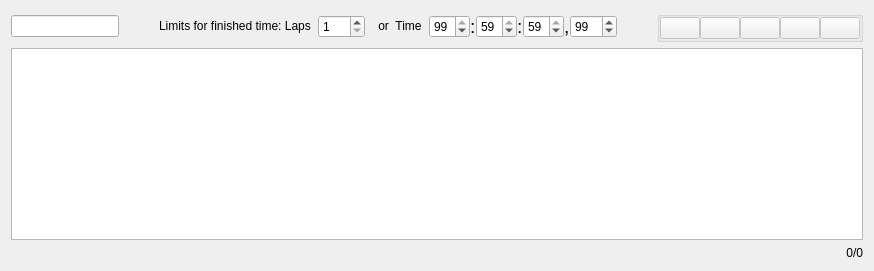
      <widget class="QWidget" name="tabRaceInfo">
       <attribute name="title">
        <string>Race Info</string>
       </attribute>
       <layout class="QGridLayout" name="gridLayout_6">
        <property name="horizontalSpacing">
         <number>0</number>
        </property>
        <item row="2" column="1">
         <widget class="QPushButton" name="RaceInfoFilterClear">
          <property name="sizePolicy">
           <sizepolicy hsizetype="Fixed" vsizetype="Fixed">
            <horstretch>0</horstretch>
            <verstretch>0</verstretch>
           </sizepolicy>
          </property>
          <property name="text">
           <string/>
          </property>
          <property name="icon">
           <iconset>
            <normaloff>gui/icons/mail-delete.png</normaloff>gui/icons/mail-delete.png</iconset>
          </property>
          <property name="autoRepeat">
           <bool>false</bool>
          </property>
          <property name="flat">
           <bool>true</bool>
          </property>
         </widget>
        </item>
        <item row="2" column="14">
         <widget class="QGroupBox" name="groupBox_7">
          <property name="sizePolicy">
           <sizepolicy hsizetype="Fixed" vsizetype="Preferred">
            <horstretch>0</horstretch>
            <verstretch>0</verstretch>
           </sizepolicy>
          </property>
          <property name="title">
           <string/>
          </property>
          <layout class="QHBoxLayout" name="horizontalLayout_11">
           <property name="spacing">
            <number>0</number>
           </property>
           <property name="margin">
            <number>0</number>
           </property>
           <item>
            <widget class="QPushButton" name="RaceInfoAdd">
             <property name="enabled">
              <bool>false</bool>
             </property>
             <property name="sizePolicy">
              <sizepolicy hsizetype="Fixed" vsizetype="Fixed">
               <horstretch>0</horstretch>
               <verstretch>0</verstretch>
              </sizepolicy>
             </property>
             <property name="text">
              <string/>
             </property>
             <property name="icon">
              <iconset>
               <normaloff>gui/icons/list-add.png</normaloff>gui/icons/list-add.png</iconset>
             </property>
             <property name="iconSize">
              <size>
               <width>24</width>
               <height>24</height>
              </size>
             </property>
             <property name="autoDefault">
              <bool>false</bool>
             </property>
             <property name="default">
              <bool>false</bool>
             </property>
            </widget>
           </item>
           <item>
            <widget class="QPushButton" name="RaceInfoRemove">
             <property name="enabled">
              <bool>false</bool>
             </property>
             <property name="sizePolicy">
              <sizepolicy hsizetype="Fixed" vsizetype="Fixed">
               <horstretch>0</horstretch>
               <verstretch>0</verstretch>
              </sizepolicy>
             </property>
             <property name="text">
              <string/>
             </property>
             <property name="icon">
              <iconset>
               <normaloff>gui/icons/list-remove.png</normaloff>gui/icons/list-remove.png</iconset>
             </property>
             <property name="iconSize">
              <size>
               <width>24</width>
               <height>24</height>
              </size>
             </property>
            </widget>
           </item>
           <item>
            <widget class="QPushButton" name="RaceInfoImport">
             <property name="enabled">
              <bool>false</bool>
             </property>
             <property name="sizePolicy">
              <sizepolicy hsizetype="Fixed" vsizetype="Fixed">
               <horstretch>0</horstretch>
               <verstretch>0</verstretch>
              </sizepolicy>
             </property>
             <property name="text">
              <string/>
             </property>
             <property name="icon">
              <iconset>
               <normaloff>gui/icons/import.png</normaloff>gui/icons/import.png</iconset>
             </property>
             <property name="iconSize">
              <size>
               <width>24</width>
               <height>24</height>
              </size>
             </property>
            </widget>
           </item>
           <item>
            <widget class="QPushButton" name="RaceInfoExport">
             <property name="enabled">
              <bool>false</bool>
             </property>
             <property name="sizePolicy">
              <sizepolicy hsizetype="Fixed" vsizetype="Fixed">
               <horstretch>0</horstretch>
               <verstretch>0</verstretch>
              </sizepolicy>
             </property>
             <property name="text">
              <string/>
             </property>
             <property name="icon">
              <iconset>
               <normaloff>gui/icons/export.png</normaloff>gui/icons/export.png</iconset>
             </property>
             <property name="iconSize">
              <size>
               <width>24</width>
               <height>24</height>
              </size>
             </property>
            </widget>
           </item>
           <item>
            <widget class="QPushButton" name="RaceInfoDelete">
             <property name="enabled">
              <bool>false</bool>
             </property>
             <property name="sizePolicy">
              <sizepolicy hsizetype="Fixed" vsizetype="Fixed">
               <horstretch>0</horstretch>
               <verstretch>0</verstretch>
              </sizepolicy>
             </property>
             <property name="text">
              <string/>
             </property>
             <property name="icon">
              <iconset>
               <normaloff>gui/icons/emptytrash.png</normaloff>gui/icons/emptytrash.png</iconset>
             </property>
             <property name="iconSize">
              <size>
               <width>24</width>
               <height>24</height>
              </size>
             </property>
            </widget>
           </item>
          </layout>
         </widget>
        </item>
        <item row="3" column="0" colspan="15">
         <widget class="QTreeView" name="RaceInfoProxyView">
          <property name="sizePolicy">
           <sizepolicy hsizetype="Expanding" vsizetype="Expanding">
            <horstretch>3</horstretch>
            <verstretch>0</verstretch>
           </sizepolicy>
          </property>
         </widget>
        </item>
        <item row="4" column="14">
         <widget class="QLabel" name="RaceInfoCounter">
          <property name="text">
           <string>0/0</string>
          </property>
          <property name="alignment">
           <set>Qt::AlignRight|Qt::AlignTrailing|Qt::AlignVCenter</set>
          </property>
         </widget>
        </item>
        <item row="2" column="0">
         <widget class="QLineEdit" name="RaceInfoFilterLineEdit">
          <property name="sizePolicy">
           <sizepolicy hsizetype="Fixed" vsizetype="Fixed">
            <horstretch>0</horstretch>
            <verstretch>0</verstretch>
           </sizepolicy>
          </property>
         </widget>
        </item>
        <item row="2" column="4">
         <widget class="QSpinBox" name="spinLimitLaps">
          <property name="sizePolicy">
           <sizepolicy hsizetype="Fixed" vsizetype="Fixed">
            <horstretch>0</horstretch>
            <verstretch>0</verstretch>
           </sizepolicy>
          </property>
          <property name="minimum">
           <number>1</number>
          </property>
          <property name="maximum">
           <number>999</number>
          </property>
         </widget>
        </item>
        <item row="2" column="3">
         <widget class="QLabel" name="label_58">
          <property name="sizePolicy">
           <sizepolicy hsizetype="Fixed" vsizetype="Fixed">
            <horstretch>0</horstretch>
            <verstretch>0</verstretch>
           </sizepolicy>
          </property>
          <property name="text">
           <string>Limits for finished time: Laps  </string>
          </property>
         </widget>
        </item>
        <item row="2" column="5">
         <widget class="QLabel" name="label_59">
          <property name="sizePolicy">
           <sizepolicy hsizetype="Fixed" vsizetype="Fixed">
            <horstretch>0</horstretch>
            <verstretch>0</verstretch>
           </sizepolicy>
          </property>
          <property name="text">
           <string>    or  Time  </string>
          </property>
         </widget>
        </item>
        <item row="2" column="13">
         <widget class="QLabel" name="label_60">
          <property name="sizePolicy">
           <sizepolicy hsizetype="Fixed" vsizetype="Fixed">
            <horstretch>0</horstretch>
            <verstretch>0</verstretch>
           </sizepolicy>
          </property>
          <property name="minimumSize">
           <size>
            <width>40</width>
            <height>0</height>
           </size>
          </property>
          <property name="text">
           <string/>
          </property>
         </widget>
        </item>
        <item row="2" column="6">
         <widget class="QSpinBox" name="spinLimitTimeHours">
          <property name="sizePolicy">
           <sizepolicy hsizetype="Fixed" vsizetype="Fixed">
            <horstretch>0</horstretch>
            <verstretch>0</verstretch>
           </sizepolicy>
          </property>
          <property name="value">
           <number>99</number>
          </property>
         </widget>
        </item>
        <item row="2" column="8">
         <widget class="QSpinBox" name="spinLimitTimeMinutes">
          <property name="sizePolicy">
           <sizepolicy hsizetype="Fixed" vsizetype="Fixed">
            <horstretch>0</horstretch>
            <verstretch>0</verstretch>
           </sizepolicy>
          </property>
          <property name="maximum">
           <number>59</number>
          </property>
          <property name="value">
           <number>59</number>
          </property>
         </widget>
        </item>
        <item row="2" column="10">
         <widget class="QSpinBox" name="spinLimitTimeSeconds">
          <property name="sizePolicy">
           <sizepolicy hsizetype="Fixed" vsizetype="Fixed">
            <horstretch>0</horstretch>
            <verstretch>0</verstretch>
           </sizepolicy>
          </property>
          <property name="maximum">
           <number>59</number>
          </property>
          <property name="value">
           <number>59</number>
          </property>
         </widget>
        </item>
        <item row="2" column="12">
         <widget class="QSpinBox" name="spinLimitTimeMiliseconds">
          <property name="sizePolicy">
           <sizepolicy hsizetype="Fixed" vsizetype="Fixed">
            <horstretch>0</horstretch>
            <verstretch>0</verstretch>
           </sizepolicy>
          </property>
          <property name="maximum">
           <number>999</number>
          </property>
          <property name="value">
           <number>99</number>
          </property>
         </widget>
        </item>
        <item row="2" column="7">
         <widget class="QLabel" name="label_61">
          <property name="sizePolicy">
           <sizepolicy hsizetype="Fixed" vsizetype="Preferred">
            <horstretch>0</horstretch>
            <verstretch>0</verstretch>
           </sizepolicy>
          </property>
          <property name="font">
           <font>
            <pointsize>14</pointsize>
           </font>
          </property>
          <property name="text">
           <string>:</string>
          </property>
         </widget>
        </item>
        <item row="2" column="9">
         <widget class="QLabel" name="label_62">
          <property name="sizePolicy">
           <sizepolicy hsizetype="Fixed" vsizetype="Preferred">
            <horstretch>0</horstretch>
            <verstretch>0</verstretch>
           </sizepolicy>
          </property>
          <property name="font">
           <font>
            <pointsize>14</pointsize>
           </font>
          </property>
          <property name="text">
           <string>:</string>
          </property>
         </widget>
        </item>
        <item row="2" column="11">
         <widget class="QLabel" name="label_63">
          <property name="sizePolicy">
           <sizepolicy hsizetype="Fixed" vsizetype="Preferred">
            <horstretch>0</horstretch>
            <verstretch>0</verstretch>
           </sizepolicy>
          </property>
          <property name="font">
           <font>
            <pointsize>14</pointsize>
           </font>
          </property>
          <property name="text">
           <string>,</string>
          </property>
         </widget>
        </item>
       </layout>
      </widget>
